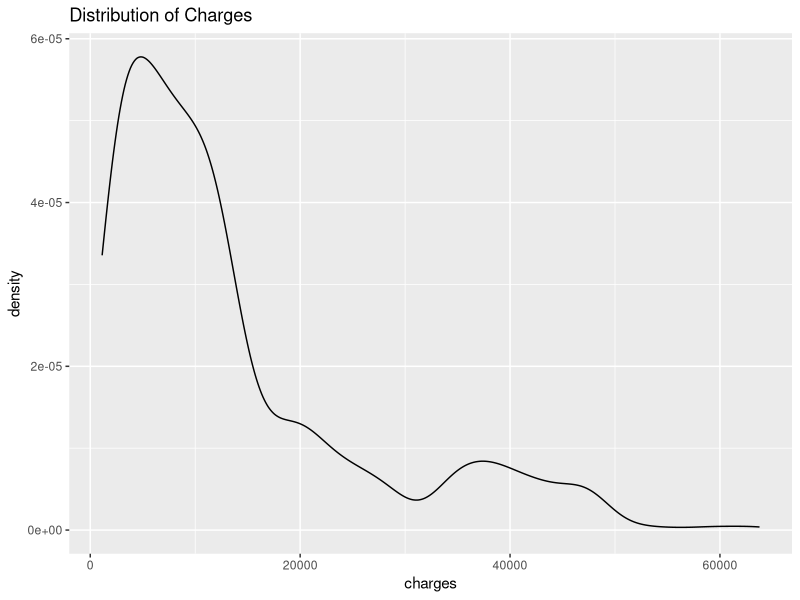
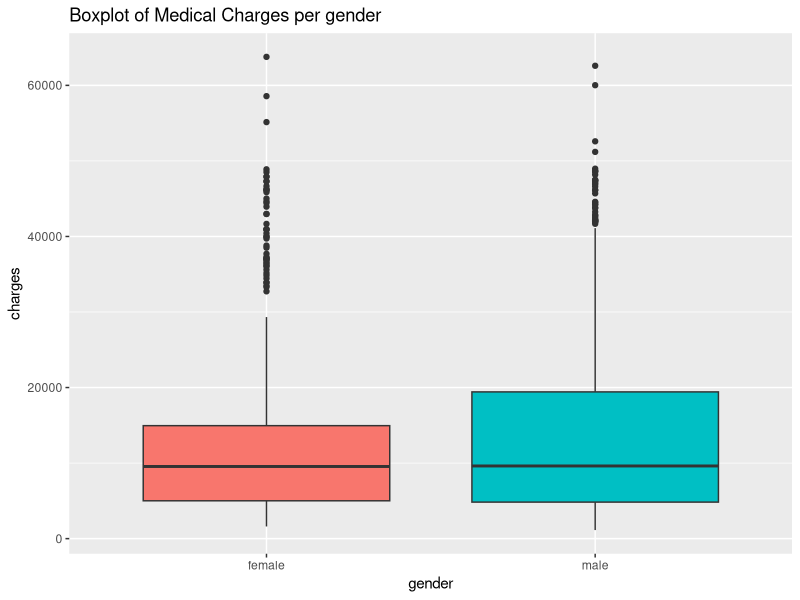
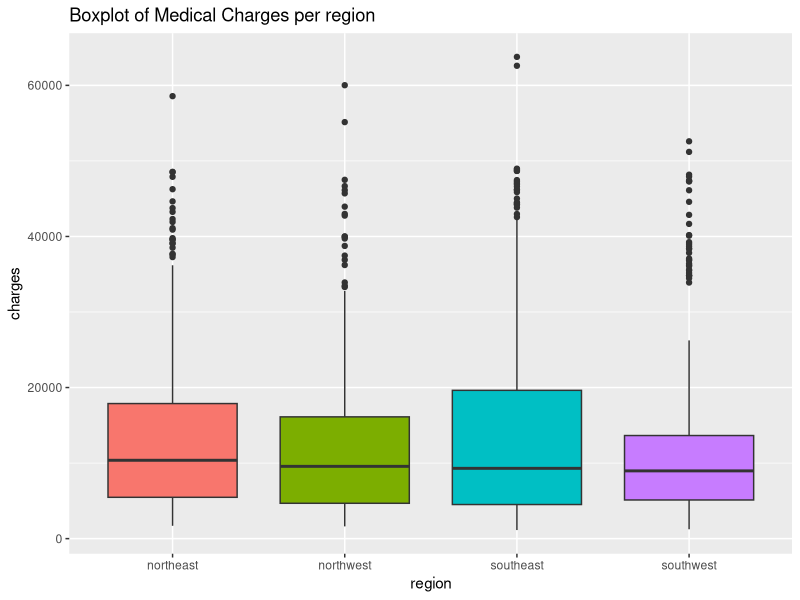
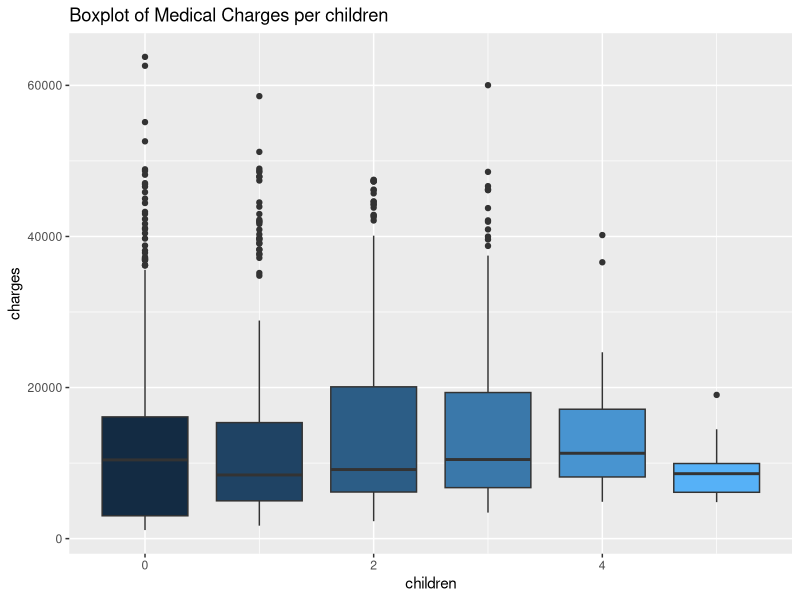
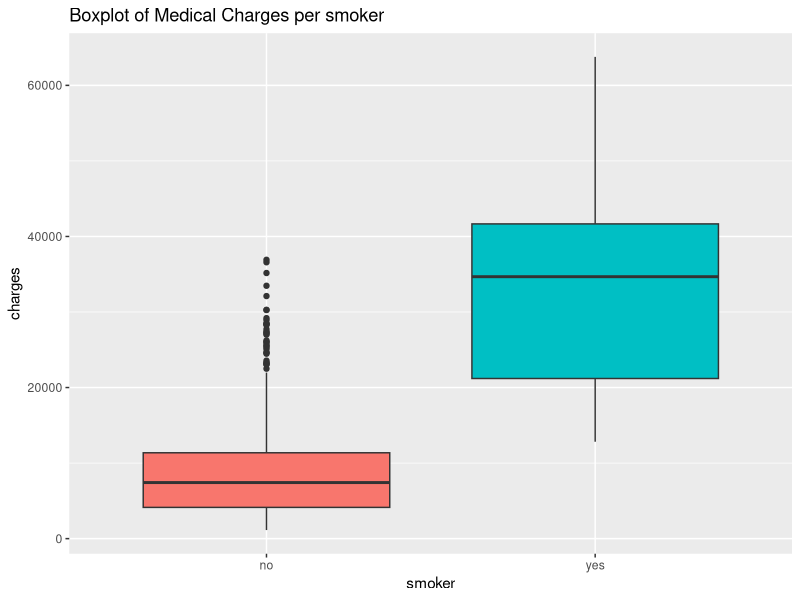
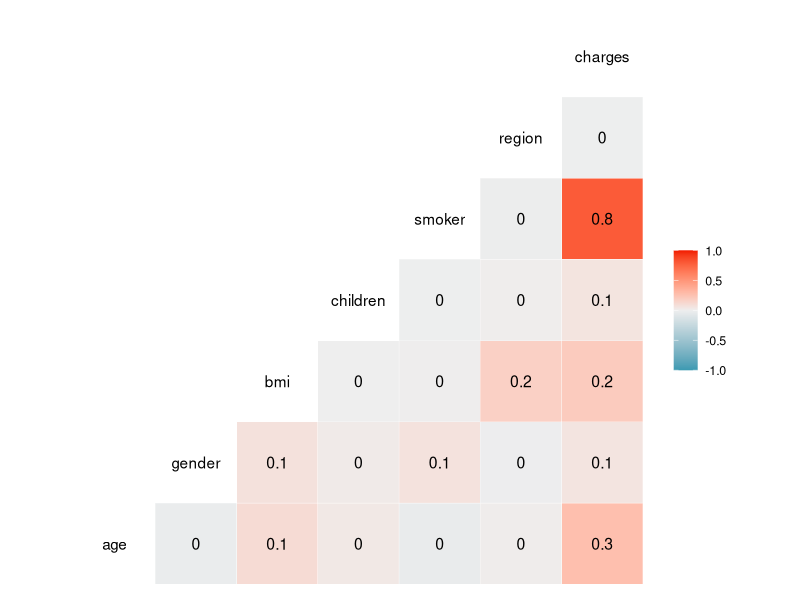

Write the R code that produced these figures, in order. (Note: this script raises an error after producing the figures.)
setwd("D:/Degree/SEM4/DS CP")
library(caret)
library(dplyr)
library(GGally)  

train <- read.csv("train.csv", stringsAsFactors=TRUE)
test <- read.csv("test.csv", stringsAsFactors=TRUE)
glimpse(train)

train[duplicated(train), ] # check duplicates in train dataset


colSums(is.na(train)) # check missing values
colSums(is.na(test))  # check missing values

summary(train)

ggplot(data = train, aes(x = charges)) + 
  geom_density(alpha = 0.5) + 
  ggtitle("Distribution of Charges")


for (col in c('gender', 'region', 'children', 'smoker')) {
  plot <- ggplot(data = train,
                 aes_string(x = col, y = 'charges', group = col, fill = col)) + 
    geom_boxplot(show.legend = FALSE) + 
    ggtitle(glue::glue("Boxplot of Medical Charges per {col}"))
  print(plot)
}

#correlations between features as follows

ggcorr(train %>% mutate_if(is.factor, as.numeric), label = TRUE)

model1 <- train(charges ~ ., data = train, method = "lm")
model2 <- train(charges ~ ., data = train, method = "svmRadial")
model3 <- train(charges ~ ., data = train, method = "rpart")

lm_pred = predict(model1, newdata=test)
svm_pred = predict(model2, newdata = test)
rpart_pred = predict(model3, newdata = test)


# Combine predictions using weighted average
ensemble_pred <- (0.5 * lm_pred) + (0.5 * svm_pred)

# Calculate RMSE of ensemble predictions
rmse <- sqrt(mean((test$charges - ensemble_pred)^2))
cat(sprintf("Ensemble RMSE: %.3f\n", rmse))

model_list <- list(model1 = model1, model2 = model2)
saveRDS(model_list, file = "ensemble_model.rds")

